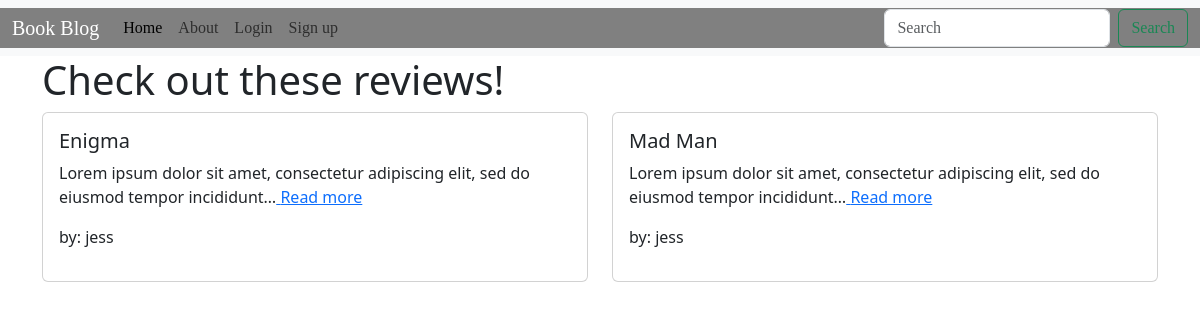
/posts/, run on the app's committed database.
### posts/models.py (models this page shows, shortened)
class Post(models.Model):
    book_title = models.CharField(max_length=128)
    book_author = models.CharField(max_length=128)
    body = models.TextField()
    post_author = models.ForeignKey(
        get_user_model(),
        on_delete=models.CASCADE)
    created_on = models.DateTimeField(auto_now_add=True)
    status = models.ForeignKey(
        Status,
        on_delete = models.CASCADE,
        null=True, default=None
    )

### accounts/models.py (models this page shows)
class CustomUser(AbstractUser):
    bio = models.TextField(blank=True)
    profile_image = models.ImageField(upload_to='profile_images', blank=True)

### posts/views.py (the view, shortened to what this page needs)
# urls.py: path("", views.PostListView.as_view(), name ='list'),
class PostListView(ListView):
    template_name = "posts/lists.html"
    model = Post

### templates/posts/lists.html (shortened to what this page needs)
{% extends 'base.html' %}
{% block content %}
<h1>Check out these reviews!</h1>
<div class="row">
    {% for post in post_list %}
        <div class="col-sm-6 mb-3 mb-sm-0">
            <div class="card mb-5">
                <div class="card-body">
                    <h5 class="card-title">{{ post.book_title }}</h5>
                    <p class="card-text">{{ post.body | truncatechars:90 }}<a href="{% url 'details' post.pk %}"> Read more</a></p>
                    {% if post.post_author == request.user %}
                        <a href="{% url 'edit' post.pk %}" class="btn btn-primary">Edit</a>
                        {% else %}
                        <p> by: {{ post.post_author }}</p>
                    {% endif %}
                </div>
            </div>
        </div>
    {% endfor %}
</div>
{% endblock %}

### templates/base.html (shortened to what this page needs)
{% load static %}
<!DOCTYPE html>
<html lang="en">
<head>
    <link href="https://cdn.jsdelivr.net/npm/bootstrap@5.3.0/dist/css/bootstrap.min.css"
        rel="stylesheet"
>
    <link rel="stylesheet" href="{% static 'css/base.css' %}">
</head>
<body>
    <nav class="navbar navbar-expand-lg bg-body-tertiary">
        <div class="base container-fluid">
            <div class="collapse navbar-collapse" id="navbarTogglerDemo01">
                <a class="navbar-brand text-white" href="{% url 'home' %}">Book Blog</a>
                <ul class="navbar-nav me-auto mb-2 mb-lg-0">
                    <li class="nav-item">
                        <a class="nav-link active" aria-current="page" href="{% url 'list' %}">Home</a>
                    </li>
                    <li class="nav-item">
                        <a class="nav-link" href="{% url 'about' %}">About</a>
                    </li>
                    {% if user.is_authenticated %}
                        <li class="nav-item">
                            <a class="nav-link" href="{% url 'new' %}">Write</a>
                        </li>
                        <li class="nav-item">
                            <a class="nav-link" href="{% url 'profile' %}">My profile</a>
                        </li>
                        <li class="nav-item">
                            <a class="nav-link" href="{% url 'logout' %}">Logout</a>
                        </li>
                    {% else %}
                        <li class="nav-item">
                            <a class="nav-link" href="{% url 'login' %}">Login</a>
                        </li>
                        <li class="nav-item">
                            <a class="nav-link" href="{% url 'signup' %}">Sign up</a>
                        </li>
                    {% endif %}
                </ul>
                <form class="d-flex" role="search">
                    <input class="form-control me-2" type="search" placeholder="Search" aria-label="Search">
                    <button class="btn btn-outline-success" type="submit">Search</button>
                </form>
            </div>
        </div>
    </nav>
    <div class="container">
        {% block content %}
        {% endblock content %}
    </div>
</body>
</html>

### static/css/base.css (style rules this page uses)
.navbar .base { font-family: 'Short Stack', cursive !important; color:lightblue !important; background-color: grey !important; }

### data on the page
Post: book_title "Enigma", body "Lorem ipsum dolor sit amet, consectetur adipiscing elit, sed do eiusmod tempor incididunt…", post_author "jess"
Post: book_title "Mad Man", body "Lorem ipsum dolor sit amet, consectetur adipiscing elit, sed do eiusmod tempor incididunt…", post_author "jess"
